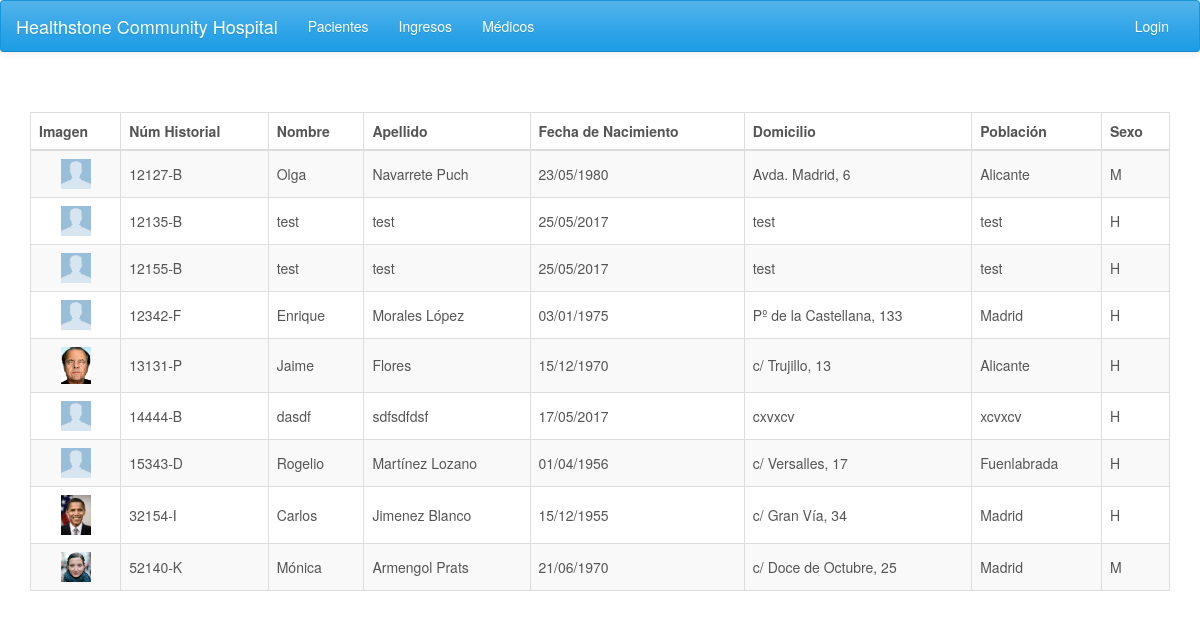
Page /pacientes.php on the committed database.
### tables this page shows
CREATE TABLE IF NOT EXISTS `pacientes` (
  `Num_Historial` varchar(9) NOT NULL,
  `Nom_Paciente` varchar(50) DEFAULT NULL,
  `Apell_Paciente` varchar(50) DEFAULT NULL,
  `FNacimiento` datetime DEFAULT NULL,
  `Domicilio` varchar(30) DEFAULT NULL,
  `Poblacion` varchar(25) DEFAULT NULL,
  `Sexo` varchar(1) DEFAULT NULL,
  PRIMARY KEY (`Num_Historial`)
);

### pacientes.php (the view, shortened to what this page needs)
<?php include 'header.php'; ?>
<div class="container">
  <br><br>
  <div class="row">
    <div class="col-lg-12 col-md-12 col-sm-12 col-sx-12">
      <?php
        require_once 'conexion.php';
        $sql = "SELECT Num_Historial, Nom_Paciente, Apell_Paciente, FNacimiento, Domicilio, Poblacion, Sexo FROM pacientes;";
        $result = $conexion->query($sql);
        if ($result->num_rows > 0) {
            ?>
            <table class="table table-striped table-hover table-bordered">
              <thead>
                <tr>
                  <th>Imagen</th>
                  <th>Núm Historial</th>
                  <th>Nombre</th>
                  <th>Apellido</th>
                  <th>Fecha de Nacimiento</th>
                  <th>Domicilio</th>
                  <th>Población</th>
                  <th>Sexo</th>
                </tr>
              </thead>
              <tbody>
            <?php
             while($row = $result->fetch_assoc()) {
               ?>
                <tr>
                  <td style="vertical-align:middle">
                    <?php
                      if (file_exists('res/img/' . $row["Num_Historial"] . '.jpg')){
                    ?>
                      <center><img class="portrait" src="res/img/<?php echo $row["Num_Historial"] . ".jpg" ?>" alt="<?php echo $row["Nom_Paciente"] ?>"></center>
                    <?php
                      }
                    ?>
                  </td>
                  <td style="vertical-align:middle"><?php echo $row["Num_Historial"] ?></td>
                  <td style="vertical-align:middle"><?php echo $row["Nom_Paciente"] ?></td>
                  <td style="vertical-align:middle"><?php echo $row["Apell_Paciente"] ?></td>
                  <td style="vertical-align:middle"><?php echo date_format(date_create($row["FNacimiento"]), 'd/m/Y'); ?></td>
                  <td style="vertical-align:middle"><?php echo $row["Domicilio"] ?></td>
                  <td style="vertical-align:middle"><?php echo $row["Poblacion"] ?></td>
                  <td style="vertical-align:middle"><?php echo $row["Sexo"] ?></td>
                </tr>
               <?php
             }
            ?>
              </tbody>
            </table>
            <?php
        } else {
             echo "0 resultados";
        }
      ?>
    </div>
  </div>
</div>
<?php include 'footer.php'; ?>

### css/styles.css (style rules this page uses)
.portrait { width:30px; -webkit-transition: all .3s ease-in-out; -moz-transition: all .3s ease-in-out; -o-transition: all .3s ease-in-out; -ms-transition: all .3s ease-in-out; }

### rows in the picture
pacientes: Num_Historial (picture), Num_Historial "12127-B", Nom_Paciente "Olga", Apell_Paciente "Navarrete Puch", FNacimiento "23/05/1980", Domicilio "Avda. Madrid, 6", Poblacion "Alicante", Sexo "M"
pacientes: Num_Historial+Nom_Paciente (picture), Num_Historial "12135-B", Nom_Paciente "test", Apell_Paciente "test", FNacimiento "25/05/2017", Domicilio "test", Poblacion "test", Sexo "H"
pacientes: Num_Historial+Nom_Paciente (picture), Num_Historial "12155-B", Nom_Paciente "test", Apell_Paciente "test", FNacimiento "25/05/2017", Domicilio "test", Poblacion "test", Sexo "H"
pacientes: Num_Historial (picture), Num_Historial "12342-F", Nom_Paciente "Enrique", Apell_Paciente "Morales López", FNacimiento "03/01/1975", Domicilio "Pº de la Castellana, 133", Poblacion "Madrid", Sexo "H"
pacientes: Num_Historial (picture), Num_Historial "13131-P", Nom_Paciente "Jaime", Apell_Paciente "Flores", FNacimiento "15/12/1970", Domicilio "c/ Trujillo, 13", Poblacion "Alicante", Sexo "H"
pacientes: Num_Historial (picture), Num_Historial "14444-B", Nom_Paciente "dasdf", Apell_Paciente "sdfsdfdsf", FNacimiento "17/05/2017", Domicilio "cxvxcv", Poblacion "xcvxcv", Sexo "H"
pacientes: Num_Historial (picture), Num_Historial "15343-D", Nom_Paciente "Rogelio", Apell_Paciente "Martínez Lozano", FNacimiento "01/04/1956", Domicilio "c/ Versalles, 17", Poblacion "Fuenlabrada", Sexo "H"
pacientes: Num_Historial (picture), Num_Historial "32154-I", Nom_Paciente "Carlos", Apell_Paciente "Jimenez Blanco", FNacimiento "15/12/1955", Domicilio "c/ Gran Vía, 34", Poblacion "Madrid", Sexo "H"
pacientes: Num_Historial (picture), Num_Historial "52140-K", Nom_Paciente "Mónica", Apell_Paciente "Armengol Prats", FNacimiento "21/06/1970", Domicilio "c/ Doce de Octubre, 25", Poblacion "Madrid", Sexo "M"
